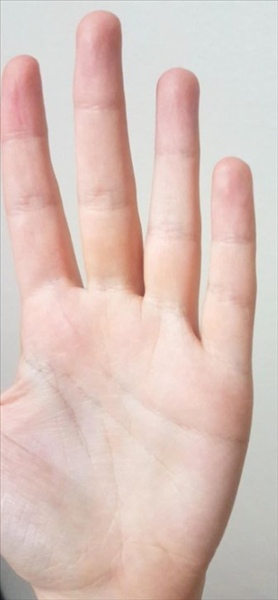
#> input picture Bitirme_El_Falı/images/sondeneme (2).png, 278 x 600 px
$ python 'Bitirme_el_falı.py'
#> lines starting #> are read from the running program, lines starting #| are printed output that depends on the picture; after the words box and inside, x2 and y2 are one past the last pixel; in counts of white or black regions, pixels touching at a corner belong together
from PIL import Image
import numpy as np
from matplotlib import pyplot as plt
import cv2 as cv

dizix1 = []
dizix2 = []
diziy1 = []
diziy2 = []
fark = []
fark2 = []
fark3 = []
fal1=0
fal2=0
fal3=0
fal4=0
fal5=0

img = Image.open("images/sondeneme (2).png")
#> img is the input picture: PIL image 278x600 RGBA; mean R, G, B, A 217.7, 195.1, 187.6, 255
width, height = img.size
#> width = 278; height = 600
area_avuçiçi = (0,int(height)/2,int(width),int(height/1.25))
#> area_avuçiçi = (0, 300, 278, 480)
area_1parmak = (0,0,(1.15*int(width))/5,int(height/2))
#> area_1parmak = (0, 0, 63.94, 300)
area_2parmak = ((int(width))/5,0,(2.35*int(width))/5,int(height/2))
#> area_2parmak = (55.6, 0, 130.7, 300)
area_3parmak = ((2.35 * int(width))/5,0,(3.50 * int(width))/5,int(height/2))
#> area_3parmak = (130.7, 0, 194.6, 300)
area_4parmak = ((3.50 * int(width))/5,0,int(width),int(height/2))


img_avucici = img.crop(area_avuçiçi)
img1 = img.crop(area_1parmak)
img2 = img.crop(area_2parmak)
img3 = img.crop(area_3parmak)
img4 = img.crop(area_4parmak)


img_avucici.save("images/sero1.png")
img1.save("images/sero2.png")
img2.save("images/sero3.png")
img3.save("images/sero4.png")
img4.save("images/sero5.png")

iimg_avucici = r'images/sero1.png'
iimg1 = r'images/sero2.png'
iimg2 = r'images/sero3.png'
iimg3 = r'images/sero4.png'
iimg4 = r'images/sero5.png'

plt.subplot(2,4,1), plt.imshow(img)
plt.subplot(2,4,4), plt.imshow(img_avucici)
plt.subplot(2,4,5), plt.imshow(img1)
plt.subplot(2,4,6), plt.imshow(img2)
plt.subplot(2,4,7), plt.imshow(img3)
plt.subplot(2,4,8), plt.imshow(img4)
plt.show()

#İLK PARMAK İÇİN YAPILACAK İŞLEMLER
img1_1 = cv.imread(iimg1)
gray_img1_5 = cv.cvtColor(img1_1, cv.COLOR_BGR2GRAY)
(thresh1, output1) = cv.threshold(gray_img1_5, 79, 255, cv.THRESH_BINARY)
#> output1: shape (300, 64); every value is 255
output1 = cv.GaussianBlur(gray_img1_5, (5, 5), 3)
output1 = cv.Canny(output1, 0, 95)
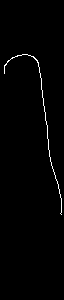
#> output1: shape (300, 64); 1.1% white in thin lines or dots, all inside (x1, y1, x2, y2) = (4, 54, 62, 215)
plt.imshow(output1)
plt.show()

img1_1_height = img1_1.shape[0]
img1_1_width = img1_1.shape[1]
#resmin sağ tarafına maskelem işlemi yapar
contours = np.array([[0, 0], [0,img1_1_height], [(6*img1_1_width)/8, img1_1_height], [(6*img1_1_width)/8,0]])
mask = np.zeros_like(output1)
cv.fillPoly(mask, np.array([contours], dtype=np.int32), 255)
#> mask: shape (300, 64); 76.6% white; 1 black region, box (x1, y1, x2, y2) and area: (49, 0, 64, 300) 4500
masked_img1_1 = cv.bitwise_and(output1, mask)
#> masked_img1_1: shape (300, 64); 0.74% white in thin lines or dots, all inside (x1, y1, x2, y2) = (4, 54, 49, 150)

#resmin sol tarafına maskeleme işlemi yapar
contours2 = np.array([[(2*img1_1_width)/8, 0], [(2*img1_1_width)/8,img1_1_height], [(img1_1_width), img1_1_height], [(img1_1_width),0]])
mask2 = np.zeros_like(masked_img1_1)
cv.fillPoly(mask2, np.array([contours2], dtype=np.int32), 255)
#> mask2: shape (300, 64); 75% white; 1 black region, box (x1, y1, x2, y2) and area: (0, 0, 16, 300) 4800
masked_img1_1_2 = cv.bitwise_and(masked_img1_1, mask2)
#> masked_img1_1_2: shape (300, 64); 0.61% white in thin lines or dots, all inside (x1, y1, x2, y2) = (16, 54, 49, 150)

plt.imshow(masked_img1_1_2)
plt.show()
lines = cv.HoughLinesP(masked_img1_1_2, 5, np.pi / 280, 30)
#> lines = 15 rows, first 6: [44, 109, 44, 111], [47, 136, 47, 138], [46, 121, 46, 123], [46, 124, 46, 124], [41, 78, 41, 80], [44, 106, 44, 108]
for line in lines:
	x1, y1, x2, y2 = line[0]
	dizix1.append(x1)
	dizix2.append(x2)
	diziy1.append(y1)
	diziy2.append(y2)
	cv.line(img1_1, (x1, y1), (x2, y2), (0, 255, 0), 2)
#> this loop made 15 passes
#> (x1, y1, x2, y2) on passes 1 to 12: (44, 109, 44, 111), (47, 136, 47, 138), (46, 121, 46, 123), (46, 124, 46, 124), (41, 78, 41, 80), (44, 106, 44, 108), (37, 60, 38, 66), (47, 127, 47, 131), (41, 81, 41, 83), (45, 114, 45, 118), (48, 145, 48, 149), (48, 142, 48, 144)
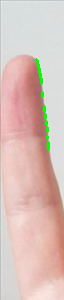
#> img1_1: shape (300, 64, 3); mean B, G, R 185.4, 192.5, 218
#> after the loop, dizix1 = [44, 47, 46, 46, 41, 44, 37, 47, 41, 45, 48, 48, 36, 39, 42]; dizix2 = [44, 47, 46, 46, 41, 44, 38, 47, 41, 45, 48, 48, 36, 40, 42]; diziy1 = [109, 136, 121, 124, 78, 106, 60, 127, 81, 114, 145, 142, 59, 68, 92]; diziy2 = [111, 138, 123, 124, 80, 108, 66, 131, 83, 118, 149, 144, 60, 77, 96]

for a in dizix1:
	for b in dizix2:
		fark.append(abs(a-b))
#> this loop made 15 passes
#> a on passes 1 to 12: 44, 47, 46, 46, 41, 44, 37, 47, 41, 45, 48, 48
#> after the loop, fark = 225 values, max 12 at index 162, min 0 at index 0, mean 4.14

for c in diziy1:
	for d in diziy2:
		fark2.append(abs(c-d))
#> this loop made 15 passes
#> c on passes 1 to 12: 109, 136, 121, 124, 78, 106, 60, 127, 81, 114, 145, 142
#> after the loop, fark2 = 225 values, max 90 at index 190, min 0 at index 48, mean 32.31

for i in range(len(diziy1)):
		fark3.append(int((fark2[i] ** 2) + (fark[i] ** 2)) ** 0.5)
#> this loop made 15 passes
#> after the loop, fark3 = [2, 29.15, 14.14, 15.13, 29.15, 1, 43.42, 22.2, 26.17, 9.06, 40.2, 35.23, 49.65, 32.25, 13.15]
fark3.sort()
fark3.reverse()
fal1 = fark3[0]
#> fal1 = 49.65

dizix1.clear()
dizix2.clear()
diziy1.clear()
diziy2.clear()
fark.clear()
fark2.clear()
fark3.clear()

plt.imshow(img1_1)
plt.show()


#İKİNCİ PARMAK İÇİN YAPILACAKLAR
img1_2 = cv.imread(iimg2)
gray_img1_2 = cv.cvtColor(img1_2, cv.COLOR_BGR2GRAY)
(thresh2, output2) = cv.threshold(gray_img1_2, 95, 255, cv.THRESH_BINARY)
#> output2: shape (300, 75); every value is 255
output2 = cv.GaussianBlur(gray_img1_2, (5, 5), 3)
output2 = cv.Canny(output2, 0, 75)
#> output2: shape (300, 75); 2.1% white in thin lines or dots
plt.imshow(output2)
plt.show()

img1_2_height = img1_2.shape[0]
img1_2_width = img1_2.shape[1]
#resmin sağ tarafına maskelem işlemi yapar
contours3 = np.array([[0, 0], [0,img1_2_height], [(6*img1_2_width)/8, img1_2_height], [(6*img1_2_width)/8,0]])
mask3 = np.zeros_like(output2)
cv.fillPoly(mask3, np.array([contours3], dtype=np.int32), 255)
#> mask3: shape (300, 75); 76% white; 1 black region, box (x1, y1, x2, y2) and area: (57, 0, 75, 300) 5400
masked_img1_2 = cv.bitwise_and(output2, mask3)
#> masked_img1_2: shape (300, 75); 1.3% white in thin lines or dots, all inside (x1, y1, x2, y2) = (0, 10, 57, 289)

#resmin sol tarafına maskeleme işlemi yapar
contours4 = np.array([[(2*img1_2_width)/8, 0], [(2*img1_2_width)/8,img1_2_height], [(img1_2_width), img1_2_height], [(img1_2_width),0]])
mask4 = np.zeros_like(masked_img1_2)
cv.fillPoly(mask4, np.array([contours4], dtype=np.int32), 255)
#> mask4: shape (300, 75); 76% white; 1 black region, box (x1, y1, x2, y2) and area: (0, 0, 18, 300) 5400
masked_img1_2_2 = cv.bitwise_and(masked_img1_2, mask4)
#> masked_img1_2_2: shape (300, 75); 0.68% white in thin lines or dots, all inside (x1, y1, x2, y2) = (18, 10, 57, 289)

plt.imshow(masked_img1_2_2)
plt.show()
lines = cv.HoughLinesP(masked_img1_2_2, 5, np.pi / 280, 30)
#> lines = [[21, 287, 21, 287], [19, 42, 19, 31], [20, 263, 20, 259], [22, 267, 22, 270], [24, 275, 24, 277], [22, 24, 22, 21], [19, 51, 19, 45], [39, 10, 41, 10], [25, 18, 27, 17], [26, 281, 26, 283], [54, 12, 56, 12]]
for line in lines:
	x1, y1, x2, y2 = line[0]
	dizix1.append(x1)
	dizix2.append(x2)
	diziy1.append(y1)
	diziy2.append(y2)
	cv.line(img1_2, (x1, y1), (x2, y2), (0, 255, 0), 2)
#> this loop made 11 passes
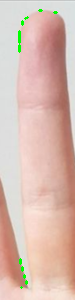
#> img1_2: shape (300, 75, 3); mean B, G, R 176.7, 187.5, 217.2
#> after the loop, dizix1 = [21, 19, 20, 22, 24, 22, 19, 39, 25, 26, 54]; dizix2 = [21, 19, 20, 22, 24, 22, 19, 41, 27, 26, 56]; diziy1 = [287, 42, 263, 267, 275, 24, 51, 10, 18, 281, 12]; diziy2 = [287, 31, 259, 270, 277, 21, 45, 10, 17, 283, 12]

for a in dizix1:
	for b in dizix2:
		fark.append(abs(a-b))
#> this loop made 11 passes
#> a on passes 1 to 11: 21, 19, 20, 22, 24, 22, 19, 39, 25, 26, 54
#> after the loop, fark = 121 values, max 37 at index 21, min 0 at index 0, mean 9.79

for c in diziy1:
	for d in diziy2:
		fark2.append(abs(c-d))
#> this loop made 11 passes
#> c on passes 1 to 11: 287, 42, 263, 267, 275, 24, 51, 10, 18, 281, 12
#> after the loop, fark2 = 121 values, max 277 at index 7, min 0 at index 0, mean 131.1

for i in range(len(diziy1)):
		fark3.append(int((fark2[i] ** 2) + (fark[i] ** 2)) ** 0.5)
#> this loop made 11 passes
#> after the loop, fark3 = [0, 256, 28.02, 17.03, 10.44, 266, 242, 277.7, 270.1, 6.4, 277.2]
fark3.sort()
fark3.reverse()
fal2 = fark3[0]
#> fal2 = 277.7

dizix1.clear()
dizix2.clear()
diziy1.clear()
diziy2.clear()
fark.clear()
fark2.clear()
fark3.clear()

plt.imshow(img1_2)
plt.show()


#ÜÇÜNCÜ PARMAK İÇİN YAPILACAKLAR
img1_3 = cv.imread(iimg3)
gray_img1_3 = cv.cvtColor(img1_3, cv.COLOR_BGR2GRAY)
(thresh3, output3) = cv.threshold(gray_img1_5, 95, 255, cv.THRESH_BINARY)
output3 = cv.GaussianBlur(gray_img1_3, (5, 5), 3)
output3 = cv.Canny(output3, 0, 75)
#> output3: shape (300, 64); 2.1% white in thin lines or dots, all inside (x1, y1, x2, y2) = (0, 66, 64, 300)
plt.imshow(output3)
plt.show()

img1_3_height = img1_3.shape[0]
img1_3_width = img1_3.shape[1]
#resmin sağ tarafına maskelem işlemi yapar
contours5 = np.array([[0, 0], [0,img1_3_height], [(6*img1_3_width)/8, img1_3_height], [(6*img1_3_width)/8,0]])
mask5 = np.zeros_like(output3)
cv.fillPoly(mask5, np.array([contours5], dtype=np.int32), 255)
masked_img1_3 = cv.bitwise_and(output3, mask5)
#> masked_img1_3: shape (300, 64); 2% white in thin lines or dots, all inside (x1, y1, x2, y2) = (0, 67, 49, 300)

#resmin sol tarafına maskeleme işlemi yapar
contours6 = np.array([[(2*img1_3_width)/8, 0], [(2*img1_3_width)/8,img1_3_height], [(img1_3_width), img1_3_height], [(img1_3_width),0]])
mask6 = np.zeros_like(masked_img1_3)
cv.fillPoly(mask6, np.array([contours6], dtype=np.int32), 255)
masked_img1_3_2 = cv.bitwise_and(masked_img1_3, mask6)
#> masked_img1_3_2: shape (300, 64); 0.91% white in thin lines or dots, all inside (x1, y1, x2, y2) = (16, 67, 49, 221)

plt.imshow(masked_img1_3_2)
plt.show()
lines = cv.HoughLinesP(masked_img1_3_2, 5, np.pi / 280, 30)
#> lines = 14 rows, first 6: [23, 118, 23, 102], [21, 166, 21, 160], [16, 220, 16, 209], [20, 178, 21, 168], [18, 194, 18, 186], [25, 84, 25, 81]
for line in lines:
	x1, y1, x2, y2 = line[0]
	dizix1.append(x1)
	dizix2.append(x2)
	diziy1.append(y1)
	diziy2.append(y2)
	cv.line(img1_3, (x1, y1), (x2, y2), (0, 255, 0), 2)
#> this loop made 14 passes
#> (x1, y1, x2, y2) on passes 1 to 12: (23, 118, 23, 102), (21, 166, 21, 160), (16, 220, 16, 209), (20, 178, 21, 168), (18, 194, 18, 186), (25, 84, 25, 81), (19, 183, 19, 179), (23, 93, 23, 101), (23, 122, 23, 119), (23, 133, 23, 129), (23, 128, 23, 123), (27, 78, 29, 76)
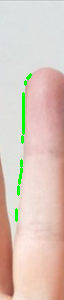
#> img1_3: shape (300, 64, 3); mean B, G, R 188.8, 199.9, 218.5
#> after the loop, dizix1 = [23, 21, 16, 20, 18, 25, 19, 23, 23, 23, 23, 27, 30, 22]; dizix2 = [23, 21, 16, 21, 18, 25, 19, 23, 23, 23, 23, 29, 30, 22]; diziy1 = [118, 166, 220, 178, 194, 84, 183, 93, 122, 133, 128, 78, 75, 142]; diziy2 = [102, 160, 209, 168, 186, 81, 179, 101, 119, 129, 123, 76, 74, 136]

for a in dizix1:
	for b in dizix2:
		fark.append(abs(a-b))
#> this loop made 14 passes
#> a on passes 1 to 12: 23, 21, 16, 20, 18, 25, 19, 23, 23, 23, 23, 27
#> after the loop, fark = 196 values, max 14 at index 40, min 0 at index 0, mean 3.86

for c in diziy1:
	for d in diziy2:
		fark2.append(abs(c-d))
#> this loop made 14 passes
#> c on passes 1 to 12: 118, 166, 220, 178, 194, 84, 183, 93, 122, 133, 128, 78
#> after the loop, fark2 = 196 values, max 146 at index 40, min 1 at index 8, mean 49.5

for i in range(len(diziy1)):
		fark3.append(int((fark2[i] ** 2) + (fark[i] ** 2)) ** 0.5)
#> this loop made 14 passes
#> after the loop, fark3 = [16, 42.05, 91.27, 50.04, 68.18, 37.05, 61.13, 17, 1, 11, 5, 42.43, 44.55, 18.03]
fark3.sort()
fark3.reverse()
fal3 = fark3[0]
#> fal3 = 91.27

dizix1.clear()
dizix2.clear()
diziy1.clear()
diziy2.clear()
fark.clear()
fark2.clear()
fark3.clear()

plt.imshow(img1_3)
plt.show()


#DÖRDÜNCÜ PARMAK İÇİN YAPILACAKLAR
img1_4 = cv.imread(iimg4)
gray_img1_4 = cv.cvtColor(img1_4, cv.COLOR_BGR2GRAY)
(thresh4, output4) = cv.threshold(gray_img1_4, 95, 255, cv.THRESH_BINARY)
#> output4: shape (300, 83); every value is 255
output4 = cv.GaussianBlur(gray_img1_4, (5, 5), 3)
output4 = cv.Canny(output4, 0, 75)
#> output4: shape (300, 83); 2% white in thin lines or dots, all inside (x1, y1, x2, y2) = (0, 77, 62, 300)
plt.imshow(output4)
plt.show()

img1_4_height = img1_4.shape[0]
img1_4_width = img1_4.shape[1]
#resmin sağ tarafına maskelem işlemi yapar
contours7 = np.array([[0, 0], [0,img1_4_height], [(6*img1_4_width)/8, img1_4_height], [(6*img1_4_width)/8,0]])
mask7 = np.zeros_like(output4)
cv.fillPoly(mask7, np.array([contours7], dtype=np.int32), 255)
#> mask7: shape (300, 83); 75.9% white; 1 black region, box (x1, y1, x2, y2) and area: (63, 0, 83, 300) 6000
masked_img1_4 = cv.bitwise_and(output4, mask7)

#resmin sol tarafına maskeleme işlemi yapar
contours8 = np.array([[(2*img1_4_width)/8, 0], [(2*img1_4_width)/8,img1_4_height], [(img1_4_width), img1_4_height], [(img1_4_width),0]])
mask8 = np.zeros_like(masked_img1_4)
cv.fillPoly(mask8, np.array([contours8], dtype=np.int32), 255)
#> mask8: shape (300, 83); 75.9% white; 1 black region, box (x1, y1, x2, y2) and area: (0, 0, 20, 300) 6000
masked_img1_4_2 = cv.bitwise_and(masked_img1_4, mask8)
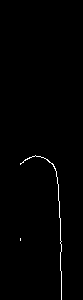
#> masked_img1_4_2: shape (300, 83); 0.73% white in thin lines or dots, all inside (x1, y1, x2, y2) = (20, 155, 62, 300)

plt.imshow(masked_img1_4_2)
plt.show()
lines = cv.HoughLinesP(masked_img1_4_2, 5, np.pi / 280, 30)
#> lines = [[60, 253, 60, 270], [60, 219, 60, 227], [60, 242, 61, 251], [59, 201, 60, 218], [57, 180, 58, 186], [61, 276, 61, 299], [55, 170, 56, 171], [58, 194, 58, 196], [51, 163, 53, 164]]
for line in lines:
	x1, y1, x2, y2 = line[0]
	dizix1.append(x1)
	dizix2.append(x2)
	diziy1.append(y1)
	diziy2.append(y2)
	cv.line(img1_4, (x1, y1), (x2, y2), (0, 255, 0), 2)
#> this loop made 9 passes
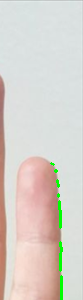
#> img1_4: shape (300, 83, 3); mean B, G, R 203.1, 210.3, 216
#> after the loop, dizix1 = [60, 60, 60, 59, 57, 61, 55, 58, 51]; dizix2 = [60, 60, 61, 60, 58, 61, 56, 58, 53]; diziy1 = [253, 219, 242, 201, 180, 276, 170, 194, 163]; diziy2 = [270, 227, 251, 218, 186, 299, 171, 196, 164]

for a in dizix1:
	for b in dizix2:
		fark.append(abs(a-b))
#> this loop made 9 passes
#> a on passes 1 to 9: 60, 60, 60, 59, 57, 61, 55, 58, 51
#> after the loop, fark = 81 values, max 10 at index 74, min 0 at index 0, mean 2.94

for c in diziy1:
	for d in diziy2:
		fark2.append(abs(c-d))
#> this loop made 9 passes
#> c on passes 1 to 9: 253, 219, 242, 201, 180, 276, 170, 194, 163
#> after the loop, fark2 = 81 values, max 136 at index 77, min 1 at index 12, mean 46.67

for i in range(len(diziy1)):
		fark3.append(int((fark2[i] ** 2) + (fark[i] ** 2)) ** 0.5)
#> this loop made 9 passes
#> after the loop, fark3 = [17, 26, 2.24, 35, 67.03, 46.01, 82.1, 57.04, 89.27]
fark3.sort()
fark3.reverse()
fal4 = fark3[0]
#> fal4 = 89.27

dizix1.clear()
dizix2.clear()
diziy1.clear()
diziy2.clear()
fark.clear()
fark2.clear()
fark3.clear()

plt.imshow(img1_4)
plt.show()


#AVUÇİÇİ İÇİN YAPILACAKLAR
img1_5 = cv.imread(iimg_avucici)
gray_img1_5 = cv.cvtColor(img1_5, cv.COLOR_BGR2GRAY)
#> gray_img1_5: shape (180, 278)
(thresh5, output5) = cv.threshold(gray_img1_5, 95, 255, cv.THRESH_BINARY)
#> output5: shape (180, 278); every value is 255
output5 = cv.GaussianBlur(gray_img1_5, (5, 5), 3)
output5 = cv.Canny(output5, 0, 75)
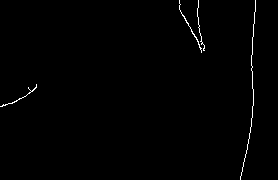
#> output5: shape (180, 278); 0.72% white in thin lines or dots
plt.imshow(output5)
plt.show()

img1_5_height = img1_5.shape[0]
img1_5_width = img1_5.shape[1]
#resmin sağ tarafına maskelem işlemi yapar
contours9 = np.array([[0, 0], [0,img1_5_height], [(6*img1_5_width)/8, img1_5_height], [(6*img1_5_width)/8,0]])
mask9 = np.zeros_like(output5)
cv.fillPoly(mask9, np.array([contours9], dtype=np.int32), 255)
masked_img1_5 = cv.bitwise_and(output5, mask9)
lines = cv.HoughLinesP(masked_img1_5, 5, np.pi / 280, 30)
#> lines = 17 rows, first 6: [30, 90, 30, 90], [27, 94, 33, 90], [201, 50, 201, 52], [201, 40, 201, 40], [186, 22, 191, 29], [201, 43, 201, 44]
for line in lines:
	x1, y1, x2, y2 = line[0]
	dizix1.append(x1)
	dizix2.append(x2)
	diziy1.append(y1)
	diziy2.append(y2)
	cv.line(img1_5, (x1, y1), (x2, y2), (0, 255, 0), 2)
#> this loop made 17 passes
#> (x1, y1, x2, y2) on passes 1 to 12: (30, 90, 30, 90), (27, 94, 33, 90), (201, 50, 201, 52), (201, 40, 201, 40), (186, 22, 191, 29), (201, 43, 201, 44), (199, 25, 199, 26), (197, 8, 197, 13), (0, 106, 10, 103), (199, 28, 200, 35), (193, 33, 194, 34), (194, 35, 198, 42)
#> after the loop, dizix1 = [30, 27, 201, 201, 186, 201, 199, 197, 0, 199, 193, 194, 191, 179, 198, 179, 181]; dizix2 = [30, 33, 201, 201, 191, 201, 199, 197, 10, 200, 194, 198, 192, 180, 198, 179, 187]; diziy1 = [90, 94, 50, 40, 22, 43, 25, 8, 106, 28, 33, 35, 30, 3, 2, 7, 13]; diziy2 = [90, 90, 52, 40, 29, 44, 26, 13, 103, 35, 34, 42, 32, 4, 7, 7, 22]

for a in dizix1:
	for b in dizix2:
		fark.append(abs(a-b))
#> this loop made 17 passes
#> a on passes 1 to 12: 30, 27, 201, 201, 186, 201, 199, 197, 0, 199, 193, 194
#> after the loop, fark = 289 values, max 201 at index 138, min 0 at index 0, mean 56

for c in diziy1:
	for d in diziy2:
		fark2.append(abs(c-d))
#> this loop made 17 passes
#> c on passes 1, 2, 3, 4, 5, 6, 7, 9, 10, 11, 12, 13: 90, 94, 50, 40, 22, 43, 25, 106, 28, 33, 35, 30
#> after the loop, fark2 = 289 values, max 102 at index 149, min 0 at index 0, mean 32.09

for i in range(len(diziy1)):
		fark3.append(int((fark2[i] ** 2) + (fark[i] ** 2)) ** 0.5)
#> this loop made 17 passes
#> after the loop, fark3 = [0, 3, 175.2, 178.2, 172.2, 177.1, 180.7, 183.9, 23.85, 178.7, 173.3, 174.7, 172.1, 172.9, 187.4, 170.6, 171.1]
fark3.sort()
fark3.reverse()
fal5 = fark3[0]
#> fal5 = 187.4

dizix1.clear()
dizix2.clear()
diziy1.clear()
diziy2.clear()
fark.clear()
fark2.clear()
fark3.clear()

plt.imshow(img1_5)
plt.show()

if(fal1<fal3):
	print("Böyle insanlar genelde çekici, etkileyici, girişken ve konuşkan bir yapıya sahiptirler. Kararlı, cesaretli ve sorunlarla başa çıkma hususunda başka insanlara oranla daha iyidirler. İnsanlara karşı çok cana yakındırlar ve etraflarındakiler bu içtenliklerini hissedebilirler. Kişilikleri gereği mühendislik ve bilim insanı olmaya daha çok yatkındırlar. Aynı zamanda bulmaca çözme konusunda çok başarılıdırlar.")

if(fal1>fal3):
	print("İşaret parmağı, yüzük parmağından büyük insanlar genellikle kendilerine güvenen insanlardır. Arkadaş ortamlarında eğlenmeyi bilen ve gereksiz konular için zamanlarını boşa harcamaktan kaçınan bir yapıya sahipsiniz. Yeni bir iş girişimi konusunda ya da kişisel ilişkilerinizde, genellikle ilk adımı atmamayı tercih edersiniz. İncelikli düşünen bir yapıya sahip olup, pek çok konuda oldukça dikkatlisiniz.")

if(fal1==fal3):
	print("Eğer işaret ve yüzük parmağınız eşit ise; oldukça sakin, iyi huylu ve fikir ayrılıklarından hoşlanmayan bir yapıya sahipsiniz. Organize olma ve herkesle iyi anlaşma konusunda oldukça iyisiniz. Ailenize ve arkadaşlarınıza çok sadıksınız ve kendinizi onlara adarsınız. Kolay sinirlenen bir yapıya sahipsiniz. Küçük bir anlaşmazlık, büyük bir kavgaya dönüşebilir. Size karşı çıkılmasından daha çok sizin tarafınızda olunmasından hoşlanırsınız.")

if(fal2==fal5):
	print("Katı kuralları olan ve enerjik, bazen inatçısınız.Ayni zamanda pratik ve sorumlu, bazen maddiyatçı,Yaratıcı, anlayışlı ve sempatik, Karamsar, duygusal ve çekingen olabilirsiniz.Ayni zamanda İçe kapanık , İşleri sessizce ve öngörülü bir şekilde yapıyorsunuz , maddi varlık konusunda rahatsınız.")

if(fal2>fal5):
	print("Sosyal, konuşkan ve esprili veya Sığ, kinci ve soğuk olabilirsiniz.Zihinsel ve manevi açıdan rahatsınız .İşleri farklı ve radikal yollardan yapıyorsunuz")

if(fal2<fal5):
	print("Doğal, hevesli ve iyimsersiniz.Bazen egoist, fevri ve duygusuz olabiliyorsunuz. Dışa dönüksünüz. İşleri cesurca ve düşünmeden yapan bir kişiliğe sahipsiniz.")

if(fal4>fal3*1.5):
	print("Utangaç bir yapıya sahipsiniz. Sosyalleşme konusunda   bir takım sıkıntılar yaşıyorsunuz.  Fakat bu sizin soğukluğunuzdan değil,  aslında insanlarla iletişim kurmak istiyorsunuz fakat utangaç yapınız buna izin vermiyor.")

if(fal4<fal3*1.5):
	print("Çok konuşkan bir insansınız.  Her ortamda göze çarpan biri olmayı başarıyorsunuz.  Odak noktası olmayı seviyorsunuz. Etrafiniza neşe saçıyorsunuz.")

if(fal4==fal3*1.5):
	print("Bu kişilerin, kendilerine özgü bir havaları vardır. Onlar genelde farklı ve yaratıcı olurlar. Orijinal fikirlere sahiptirler.")

if(fal1>fal2):
	print(" iyi huylu, iyi görünümlü ve narin olmanızin yanı sıra endişe göstergesi de olabilir. ")

if(fal1<fal2):
	print("Sabırsız  ve yaratıcı kişilerde bulunur. Oldukça yaratıcı bir kişiliğe sahipsiniz. Durum kurtarma konusunda oldukça ustasınız.")

if(fal1==fal2):
	print(" Oyunculuk kabiliyetiniz oldukca yüksek. Aynı zamanda güzel yalan söyleme beceriniz de aynı oranda yüksek.  Etrafınızdaki insanları kolaylıkla kandirabilen, ikna etme özelliği oldukça yüksek bir insansınız.")
